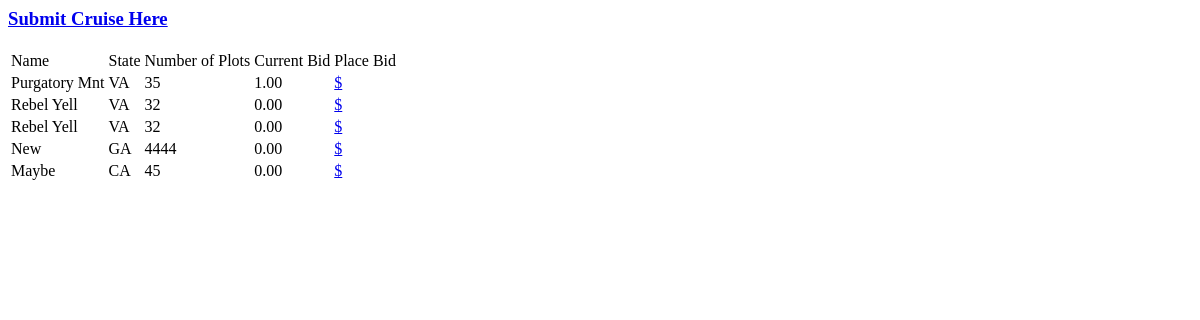
Before: /bid/ with the older database file.
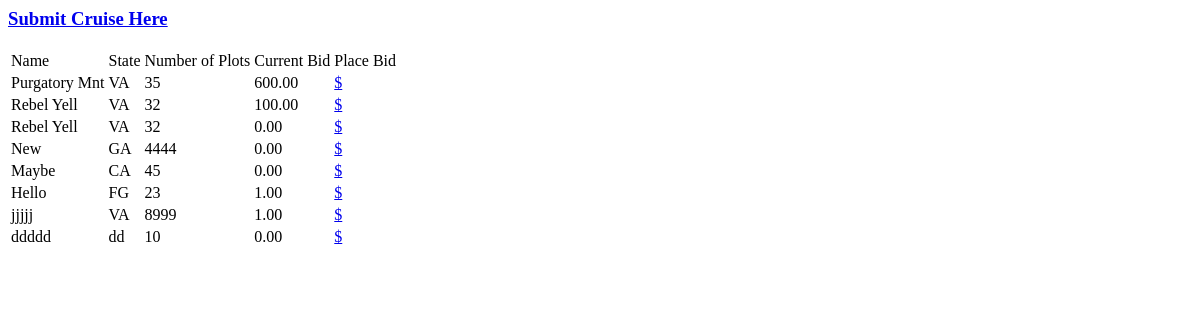
After: the same page with the newer database file.
### bid/models.py (models this page shows, shortened)
class Cruise(models.Model):
    name = models.CharField(max_length=200)
    state = models.CharField(max_length=200)
    numPlots = models.IntegerField(default=0)
    bid = models.DecimalField(max_digits=5, decimal_places=2, default=0)

### bid/views.py (the view)
def index(request):
	allCruises = Cruise.objects.all()
	context = {'allCruises': allCruises}
	return render(request, 'bid/index.html', context)

### bid/templates/bid/index.html (shortened to what this page needs)
<a href = "{% url 'bid:submitCruise' %}"><h3>Submit Cruise Here</h2></a>
{% if allCruises %}
    <table>
    	<tr>
    	<td>Name</td>
    	<td>State</td>
    	<td>Number of Plots</td>
    	<td>Current Bid</td>
    	<td>Place Bid</td>
    	<tr>
    {% for cruise in allCruises %}
    	<td>{{cruise.name}}</td>
    	<td>{{cruise.state}}</td>
    	<td>{{cruise.numPlots}}</td>
    	<td>{{cruise.bid}}</td>
    	<td><a href="{% url 'bid:placeBid' cruise.id %}">$</a>
    	</tr>
    {% endfor %}
{% else %}
    <p>No cruises are available.</p>
{% endif %}

Changed rows visible on the page:
changed Cruise "Purgatory Mnt": bid "1.00" → "600.00"
changed Cruise (number 2 of 8 on the later page): bid "0.00" → "100.00"
added Cruise: name "Hello", state "FG", numPlots "23", bid "1.00"
added Cruise: name "jjjjj", state "VA", numPlots "8999", bid "1.00"
added Cruise: name "ddddd", state "dd", numPlots "10", bid "0.00"
